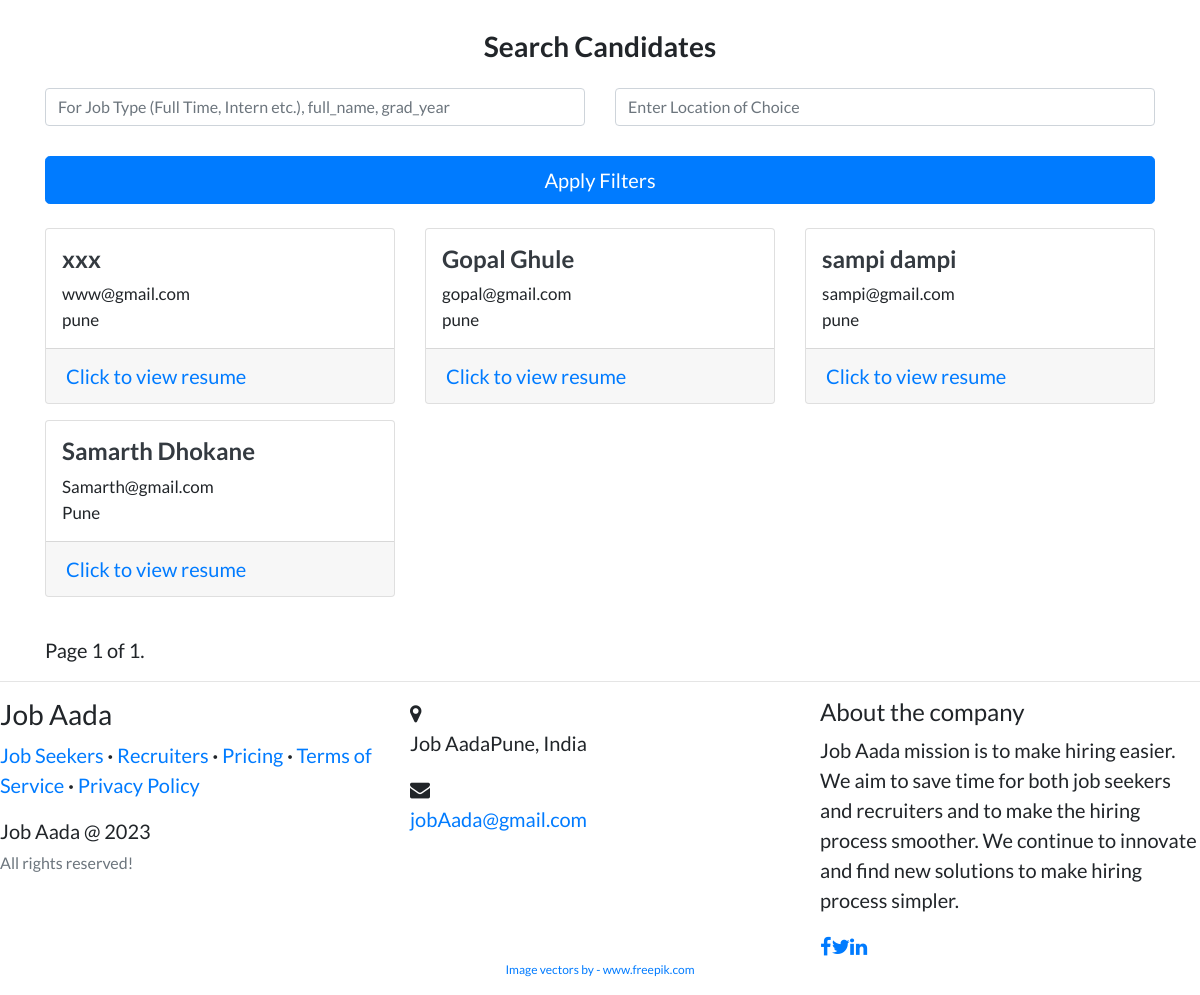
Page /recruiter/search_candidate/ on the committed database.
### candidates/models.py (models this page shows, shortened)
class Profile(models.Model):
    user = models.OneToOneField(
        User, on_delete=models.CASCADE, primary_key=True, related_name='profile')
    full_name = models.CharField(max_length=200, null=True, blank=True)
    country = CountryField(null=True, blank=True)
    location = models.CharField(max_length=255, null=True, blank=True)
    resume = models.FileField(upload_to='resumes', null=True, blank=True)
    grad_year = models.IntegerField(blank=True)
    looking_for = models.CharField(
        max_length=30, choices=CHOICES, default='Full Time', null=True)
    slug = AutoSlugField(populate_from='user', unique=True)

### users/models.py (models this page shows, shortened)
class CustomUser(AbstractBaseUser, PermissionsMixin):
    ACCOUNT_TYPE_CHOICES = (
        ('admin', 'Admin'),
        ('candidates', 'candidates'),
        ('recruiter', 'recruiter')
    )
    account_type = models.CharField(max_length=20, choices=ACCOUNT_TYPE_CHOICES)
    email = models.EmailField(max_length=254, unique=True)
    name = models.CharField(max_length=254, null=True, blank=True)
    is_staff = models.BooleanField(default=False)
    is_superuser = models.BooleanField(default=False)
    is_active = models.BooleanField(default=True)
    last_login = models.DateTimeField(null=True, blank=True)
    date_joined = models.DateTimeField(auto_now_add=True)
    USERNAME_FIELD = 'email'
    EMAIL_FIELD = 'email'
    REQUIRED_FIELDS = []
    objects = UserManager()

### recruiter/views.py (the view)
# urls.py: path('search_candidate/', search_candidate, name='search_candidate')
def search_candidate(request):
    looking_for = request.GET.get('looking_for') #full time part time
    location = request.GET.get('location')
    if location or looking_for:
        results = Profile.objects.filter(
            Q(looking_for__icontains=looking_for) |
            Q(full_name__icontains=looking_for) |
            Q(grad_year__icontains=looking_for),
            location__icontains=location
        )
    else:
        results = Profile.objects.all()
    paginator = Paginator(results, 20)
    page_number = request.GET.get('page')
    page_obj = paginator.get_page(page_number)
    context = {
        'search_candidates_page': "active",
        'rec_navbar': 1,
        'profiles': page_obj,
    }
    return render(request, 'recruiter/search_candidate.html', context)

### recruiter/templates/recruiter/search_candidate.html (shortened to what this page needs)
{%extends 'base.html' %}
{% load static %}
{% block content %}
<br />
<div class="contener">
  <h3 class="text-center">
    <b>Search Candidates</b>
  </h3>
  <form class="form-signin mt-4" action="{% url 'recruiter:search_candidate' %}"  method="get">
    <div class="row">
        <div class="col-md-6">
            <input name="looking_for"  type="text" class="form-control" placeholder="For Job Type (Full Time, Intern etc.), full_name, grad_year"/> <br />
        </div>
        <div class="col-md-6">
            <input name="location"  type="text" class="form-control" placeholder="Enter Location of Choice"/> <br />
        </div>
    </div>
    <div class="form-group">
        <button class="btn btn-lg btn-primary btn-block" type="submit">
        Apply Filters
        </button>
    </div>
  </form>
  {% if profiles%}
  <div class="row">
      {% for profile in profiles %}
        <div class="col-md-4">
            <div class="card card-signin my-2">
                <span class="ml-3 mt-3">
                <a href="{% url 'candidates:profile-view' profile.pk %}">
                    {% if profile.full_name %}
                    <h4 class="text-dark">
                    <b>{{profile.full_name}}</b>
                    </h4>
                    {% else %}
                    <h4 class="text-dark">
                    <b>{{profile.user.name}}</b>
                    </h4>
                    {% endif %}
                </a>
                <p style="font-size: 17px">
                    {{profile.user.email}}<br />{% if profile.location %}
                    {{profile.location}} {% else %} {{profile.country.name}} {% endif %}
                </p>
                </span>
                <div class="card-footer">
                    {% if profile.resume %}
                    <a href="{{ profile.resume.url }}">Click to view resume</a>
                    {% else %}
                    <p>No resume available.</p>
                    {% endif %}
                </div>
            </div>
        </div>
        {% endfor %}
   </div>
   <br />
   <div class="pagination">
    <span class="step-links">
      <span class="current">
        Page {{ profiles.number }} of {{ profiles.paginator.num_pages }}.
      </span>
    </span>
  </div>
  {% else %}
  <p class="text-center">No candidates found!</p>
  <br />
  {% endif %}
</div>
{% endblock content%}

### templates/base.html (shortened to what this page needs)
{% load static %} {% load pwa %}
<!DOCTYPE html>
<html>
  <head>
    <link
      rel="stylesheet"
      href="https://maxcdn.bootstrapcdn.com/bootstrap/4.0.0/css/bootstrap.min.css"
    />
    <link
      rel="stylesheet"
      href="https://cdnjs.cloudflare.com/ajax/libs/font-awesome/5.14.0/css/all.min.css"
    />
    <link
      rel="stylesheet"
      href="https://stackpath.bootstrapcdn.com/font-awesome/4.7.0/css/font-awesome.min.css"
    />
    <link
      rel="stylesheet"
      type="text/css"
      href="https://dl.dropboxusercontent.com/s/ecyb1drs5j1jyjf/styles.css?dl=0"
    />
    <link
      rel="stylesheet"
      type="text/css"
      href="https://dl.dropboxusercontent.com/s/xmxsoypfvfvsisb/footer.css?dl=0"
    />
  </head>
  <body>
    <div class="container">{% block content %}{% endblock content %}</div>
    <footer>
      <hr my-2 />
      <div class="row">
        <div class="col-sm-6 col-md-4 footer-navigation">
          <h3>Job Aada</h3>
          <p class="links">
            <a href="{% url 'candidates:details' %}">Job Seekers</a
            ><strong> · </strong
            ><a href="{% url 'recruiter:rec-detail' %}">Recruiters</a
            ><strong> · </strong><a href="">Pricing</a>
            <strong> · </strong
            ><a href="">Terms of Service</a>
            <strong> · </strong
            ><a href="">Privacy Policy</a>
          </p>
          <p class="company-name">
            Job Aada @ 2023<br /><small class="text-muted"
              >All rights reserved!</small
            ><br />
          </p>
        </div>
        <div class="col-sm-6 col-md-4 footer-contacts">
          <div>
            <span class="fa fa-map-marker footer-contacts-icon"></span>
            <p><span class="new-line-span">Job Aada</span>Pune, India</p>
          </div>
          <div>
            <i class="fa fa-envelope footer-contacts-icon"></i>
            <p><a href="#" target="_blank">jobAada@gmail.com</a></p>
          </div>
        </div>
        <div class="col-md-4 footer-about">
          <h4>About the company</h4>
          <p>
            Job Aada  mission is to make hiring easier. We aim to save
            time for both job seekers and recruiters and to make the hiring
            process smoother. We continue to innovate and find new solutions to
            make hiring process simpler.
          </p>
          <div class="social-links social-icons">
            <a href="#"><i class="fa fa-facebook"></i></a
            ><a href="#"><i class="fa fa-twitter"></i></a
            ><a href="https://www.linkedin.com/company/job Aada/"
              ><i class="fa fa-linkedin"></i
            ></a>
          </div>
        </div>
      </div>
      <p class="text-center" style="font-size: 12px">
        <a href="https://www.freepik.com/vectors/"
          >Image vectors by - www.freepik.com</a
        >
      </p>
    </footer>
  </body>
</html>

### templates/base.html (style rules this page uses)
body { font-family: "Lato"; font-size: 20px; }

### rows in the picture
Profile: full_name "xxx", user.email "www@gmail.com", location "pune"
Profile: full_name "Gopal Ghule", user.email "gopal@gmail.com", location "pune"
Profile: full_name "sampi dampi", user.email "sampi@gmail.com", location "pune"
Profile: full_name "Samarth Dhokane", user.email "Samarth@gmail.com", location "Pune"

### other values in the picture
{{ profiles.number }} "1"
{{ profiles.paginator.num_pages }} "1"
